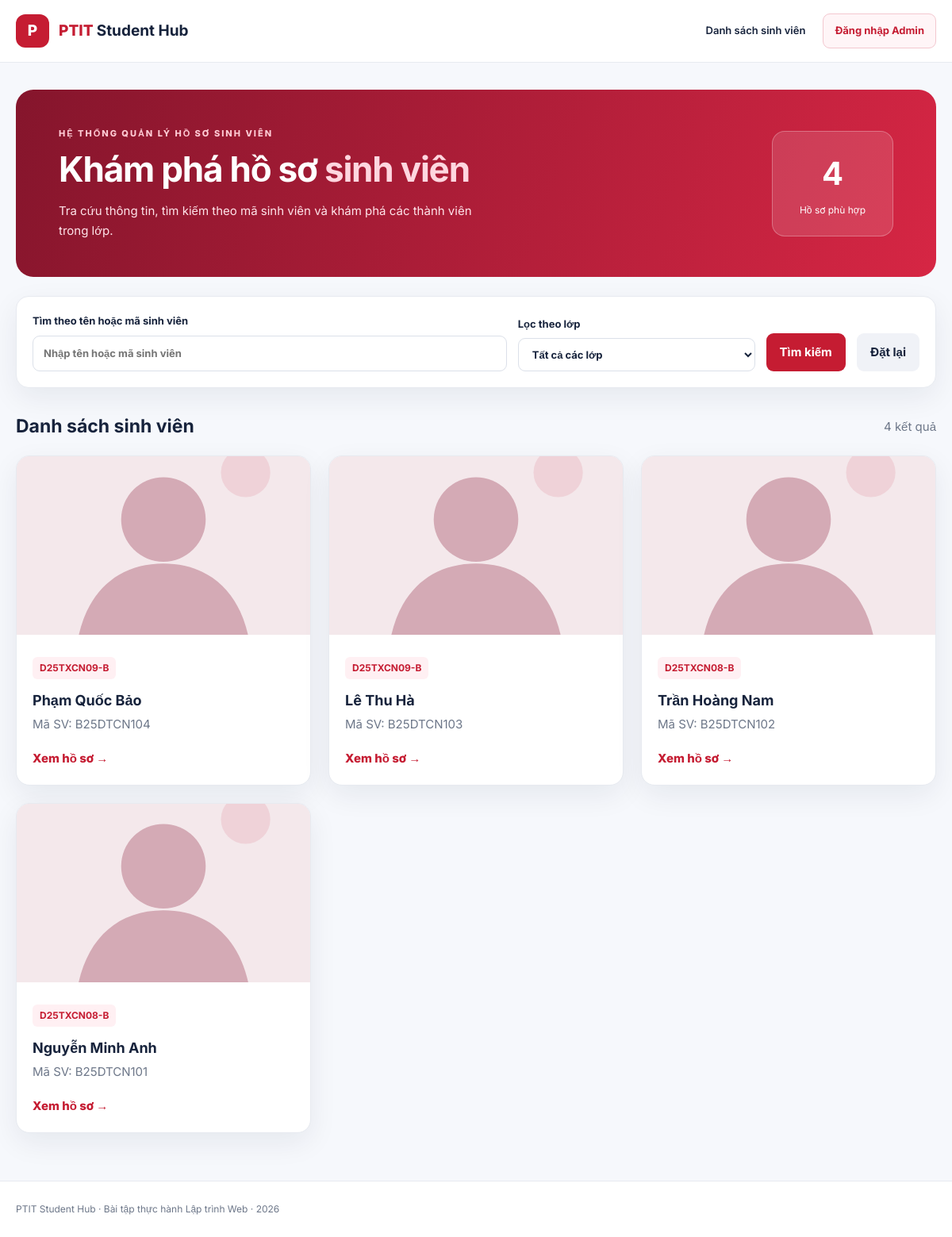
The page / on the database its author committed.
### tables this page shows
CREATE TABLE IF NOT EXISTS students (
 id INT UNSIGNED AUTO_INCREMENT PRIMARY KEY,
 student_code VARCHAR(20) NOT NULL UNIQUE,
 fullname VARCHAR(100) NOT NULL,
 class_name VARCHAR(50) NOT NULL,
 email VARCHAR(100) DEFAULT NULL,
 phone VARCHAR(20) DEFAULT NULL,
 avatar VARCHAR(255) DEFAULT NULL,
 hobbies TEXT,
 major VARCHAR(100) DEFAULT NULL,
 skills TEXT,
 created_at DATETIME NOT NULL DEFAULT CURRENT_TIMESTAMP,
 created_by INT UNSIGNED DEFAULT NULL,
 CONSTRAINT fk_student_admin FOREIGN KEY (created_by) REFERENCES users(id) ON DELETE SET NULL,
 INDEX idx_students_fullname (fullname),
 INDEX idx_students_class (class_name)
);

### includes/functions.php (called while the page is built, shortened)
<?php
function e(?string $value): string { return htmlspecialchars($value ?? '', ENT_QUOTES | ENT_SUBSTITUTE, 'UTF-8'); }
function is_admin(): bool { return isset($_SESSION['admin_id']); }
function avatar_url(?string $avatar, bool $admin = false): string {
    $base = $admin ? '../' : '';
    return $base.'uploads/'.rawurlencode($avatar ?: 'default-avatar.svg');
}

### index.php (the view, shortened to what this page needs)
<?php
require __DIR__.'/includes/functions.php';
require __DIR__.'/config/db.php';
$q = trim((string)($_GET['q'] ?? ''));
$page = max(1, (int)($_GET['page'] ?? 1));
$limit = 9;
$where = [];
$params = [];
$condition = $where ? ' WHERE '.implode(' AND ', $where) : '';
$count = $pdo->prepare('SELECT COUNT(*) FROM students'.$condition);
$count->execute($params);
$total = (int)$count->fetchColumn();
$pages = max(1, (int)ceil($total/$limit));
$page = min($page, $pages);
$offset = ($page - 1) * $limit;
$stmt = $pdo->prepare('SELECT * FROM students'.$condition.' ORDER BY created_at DESC, id DESC LIMIT :limit OFFSET :offset');
$stmt->bindValue(':limit', $limit, PDO::PARAM_INT);
$stmt->bindValue(':offset', $offset, PDO::PARAM_INT);
$stmt->execute();
$students = $stmt->fetchAll();
require __DIR__.'/includes/header.php';
?>
<section class="hero"><div><div class="eyebrow">HỆ THỐNG QUẢN LÝ HỒ SƠ SINH VIÊN</div><h1>Khám phá hồ sơ <span>sinh viên</span></h1><p>Tra cứu thông tin, tìm kiếm theo mã sinh viên và khám phá các thành viên trong lớp.</p></div><div class="hero-stat"><strong><?= $total ?></strong><span>Hồ sơ phù hợp</span></div></section>
<form class="filters" method="get"><label><span>Tìm theo tên hoặc mã sinh viên</span><input name="q" value="<?= e($q) ?>" placeholder="Nhập tên hoặc mã sinh viên"></label><label><span>Lọc theo lớp</span><select name="class"><option value="">Tất cả các lớp</option><?php foreach ($classes as $item): ?><option value="<?= e($item) ?>" <?= $class === $item ? 'selected' : '' ?>><?= e($item) ?></option><?php endforeach; ?></select></label><button class="btn primary" type="submit">Tìm kiếm</button><a class="btn secondary" href="index.php">Đặt lại</a></form>
<div class="section-head"><h2>Danh sách sinh viên</h2><span><?= $total ?> kết quả</span></div>
<?php if (!$students): ?><div class="empty">Không tìm thấy sinh viên phù hợp.</div><?php else: ?><div class="cards"><?php foreach ($students as $student): ?><article class="student-card"><img class="avatar" src="<?= e(avatar_url($student['avatar'])) ?>" alt="Ảnh đại diện <?= e($student['fullname']) ?>"><div class="card-content"><div class="tag"><?= e($student['class_name']) ?></div><h3><?= e($student['fullname']) ?></h3><p>Mã SV: <?= e($student['student_code']) ?></p><a class="card-link" href="detail.php?id=<?= (int)$student['id'] ?>">Xem hồ sơ →</a></div></article><?php endforeach; ?></div><?php endif; ?>
<?php require __DIR__.'/includes/footer.php'; ?>

### includes/header.php (shortened to what this page needs)
<?php
$prefix = $prefix ?? '';
?>
<!doctype html>
<html lang="vi">
<head>
<link rel="stylesheet" href="<?= e($prefix) ?>assets/css/style.css">
</head>
<body>
<header class="topbar"><div class="container nav"><a class="brand" href="<?= e($prefix) ?>index.php"><span class="brand-icon">P</span><span>PTIT <b>Student Hub</b></span></a><nav><a href="<?= e($prefix) ?>index.php">Danh sách sinh viên</a><?php if (is_admin()): ?><a href="<?= e($prefix) ?>admin/dashboard.php">Dashboard</a><a href="<?= e($prefix) ?>admin/manage.php">Quản lý</a><form class="inline" action="<?= e($prefix) ?>admin/logout.php" method="post"><input type="hidden" name="csrf" value="<?= e(csrf_token()) ?>"><button class="nav-button" type="submit">Đăng xuất</button></form><?php else: ?><a class="nav-button" href="<?= e($prefix) ?>admin/login.php">Đăng nhập Admin</a><?php endif; ?></nav></div></header>
<main class="container">

### includes/footer.php
</main><footer class="footer"><div class="container">PTIT Student Hub · Bài tập thực hành Lập trình Web · 2026</div></footer></body></html>

### assets/css/style.css (style rules this page uses)
:root { --red:#c51c32;--red-dark:#a20f25;--ink:#17233c;--muted:#6d7789;--line:#e7eaf0;--bg:#f6f8fc;--white:#fff;--shadow:0 12px 36px rgba(20,32,62,.07) }
* { box-sizing:border-box }
body { margin:0;background:var(--bg);font:15px/1.65 Inter,Arial,sans-serif;color:var(--ink) }
a { text-decoration:none;color:inherit }
button,input,select,textarea { font:inherit }
button { cursor:pointer }
.container { width:min(1160px,calc(100% - 40px));margin:auto }
.topbar { background:white;border-bottom:1px solid var(--line) }
.nav { min-height:78px;display:flex;align-items:center;justify-content:space-between;gap:24px }
.brand { display:flex;align-items:center;gap:12px;font-size:19px;font-weight:800;color:var(--red) }
.brand b { color:var(--ink) }
.brand-icon { display:grid;place-items:center;background:var(--red);color:#fff;border-radius:12px;width:42px;height:42px }
.nav nav { display:flex;align-items:center;gap:22px;font-weight:600;font-size:13px }
.nav-button { border:1px solid #f3c7cf;border-radius:9px;padding:10px 14px;background:#fff5f7;color:var(--red);font-weight:700 }
.hero { margin:34px 0 24px;border-radius:22px;background:linear-gradient(110deg,#85152c,#d62644);color:#fff;padding:46px 54px;display:flex;justify-content:space-between;align-items:center;gap:24px }
.hero h1 { font-size:clamp(29px,4vw,44px);line-height:1.2;margin:10px 0 14px;letter-spacing:-1.2px }
.hero h1 span { color:#ffd6df }
.hero p { color:#ffe4ea;max-width:560px;margin:0 }
.eyebrow { font-size:11px;font-weight:800;letter-spacing:2px;color:var(--red) }
.hero .eyebrow { color:#ffcbd4 }
.hero-stat { background:#ffffff20;border:1px solid #ffffff44;border-radius:16px;padding:20px 34px;text-align:center;white-space:nowrap }
.hero-stat strong { display:block;font-size:40px }
.hero-stat span { font-size:12px }
.filters { display:flex;align-items:end;gap:14px;background:white;border:1px solid var(--line);border-radius:16px;padding:20px;box-shadow:var(--shadow);margin-bottom:30px }
.filters label { flex:1 }
.filters label:first-child { flex:2 }
label { display:block;font-size:13px;font-weight:700 }
label span { display:block;margin-bottom:7px }
input,select,textarea { display:block;width:100%;padding:11px 13px;border:1px solid #dbe0e9;border-radius:9px;background:#fff;outline:0;color:var(--ink);margin-top:7px }
.btn { border:0;display:inline-flex;align-items:center;justify-content:center;gap:8px;border-radius:9px;padding:12px 17px;font-weight:700;white-space:nowrap }
.primary { background:var(--red);color:white }
.secondary { background:#f0f2f7;color:var(--ink) }
.section-head { display:flex;justify-content:space-between;align-items:center;margin:24px 0 17px }
.section-head h2 { margin:0;font-size:23px }
.section-head span { color:var(--muted) }
.cards { display:grid;grid-template-columns:repeat(3,minmax(0,1fr));gap:22px }
.student-card { overflow:hidden;background:white;border:1px solid var(--line);border-radius:17px;box-shadow:var(--shadow);transition:transform .2s }
.avatar { width:100%;height:225px;object-fit:cover;background:#edf0f6 }
.card-content { padding:20px }
.tag { display:inline-block;border-radius:6px;padding:4px 9px;background:#fff0f3;color:var(--red);font-size:12px;font-weight:700 }
.card-content h3 { font-size:18px;margin:12px 0 4px }
.card-content p { color:var(--muted);margin:0 0 18px }
.card-link { color:var(--red);font-weight:800 }
.footer { margin-top:60px;background:#fff;border-top:1px solid var(--line);padding:25px 0;color:var(--muted);font-size:12px }

### rows shown on the page
students: class_name "D25TXCN09-B", fullname "Phạm Quốc Bảo", student_code "B25DTCN104"
students: class_name "D25TXCN09-B", fullname "Lê Thu Hà", student_code "B25DTCN103"
students: class_name "D25TXCN08-B", fullname "Trần Hoàng Nam", student_code "B25DTCN102"
students: class_name "D25TXCN08-B", fullname "Nguyễn Minh Anh", student_code "B25DTCN101"

### other values the page prints
$total "4"
